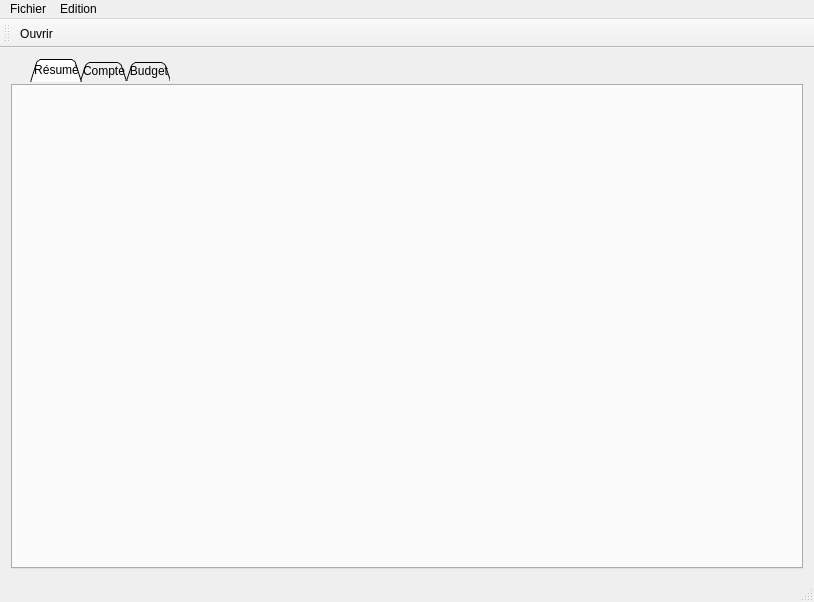
<?xml version="1.0" encoding="UTF-8"?>
<ui version="4.0">
 <class>MainWindow</class>
 <widget class="QMainWindow" name="MainWindow">
  <property name="geometry">
   <rect>
    <x>0</x>
    <y>0</y>
    <width>814</width>
    <height>602</height>
   </rect>
  </property>
  <property name="windowTitle">
   <string>MainWindow</string>
  </property>
  <widget class="QWidget" name="centralWidget">
   <layout class="QVBoxLayout" name="verticalLayout">
    <item>
     <widget class="QTabWidget" name="tabWidget">
      <property name="styleSheet">
       <string notr="true">
QTabBar::tab {
     background: qlineargradient(x1: 0, y1: 0, x2: 0, y2: 1,
                                 stop: 0 #E1E1E1, stop: 0.4 #DDDDDD,
                                 stop: 0.5 #D8D8D8, stop: 1.0 #D3D3D3);
     border: 1px solid #C4C4C3;
     border-bottom-color: #C2C7CB; /* same as the pane color */
     min-width: 20ex;
     padding: 2px;
	 margin-right: -2px;
	margin-top: 2px;
	margin-bottom: 5px;
 }

 QTabBar::tab:selected, QTabBar::tab:hover {
     background: qlineargradient(x1: 0, y1: 0, x2: 0, y2: 1,
                                 stop: 0 #fafafa, stop: 0.4 #f4f4f4,
                                 stop: 0.5 #e7e7e7, stop: 1.0 #fafafa);
 }

 QTabBar::tab:selected {
     border-color: #9B9B9B;
     border-bottom-color: #C2C7CB; 
	margin-top: 0px;
 }

QTabBar::tab:first{
border-top-left-radius: 10px;
margin-left: 20px;
}
QTabBar::tab:last{
border-top-right-radius: 10px;
}</string>
      </property>
      <property name="tabShape">
       <enum>QTabWidget::Triangular</enum>
      </property>
      <property name="currentIndex">
       <number>0</number>
      </property>
      <property name="elideMode">
       <enum>Qt::ElideNone</enum>
      </property>
      <widget class="QWidget" name="tabResume">
       <attribute name="title">
        <string>Résumé</string>
       </attribute>
      </widget>
      <widget class="QWidget" name="tabCompte">
       <attribute name="title">
        <string>Compte</string>
       </attribute>
       <layout class="QVBoxLayout" name="verticalLayout_2">
        <item>
         <widget class="QMdiArea" name="comptesArea">
          <property name="activationOrder">
           <enum>QMdiArea::CreationOrder</enum>
          </property>
          <property name="viewMode">
           <enum>QMdiArea::SubWindowView</enum>
          </property>
         </widget>
        </item>
        <item>
         <widget class="QFrame" name="compteBar">
          <property name="sizePolicy">
           <sizepolicy hsizetype="Preferred" vsizetype="Minimum">
            <horstretch>0</horstretch>
            <verstretch>0</verstretch>
           </sizepolicy>
          </property>
          <property name="minimumSize">
           <size>
            <width>0</width>
            <height>30</height>
           </size>
          </property>
          <property name="frameShape">
           <enum>QFrame::StyledPanel</enum>
          </property>
          <property name="frameShadow">
           <enum>QFrame::Sunken</enum>
          </property>
          <layout class="QHBoxLayout" name="horizontalLayout_4">
           <property name="leftMargin">
            <number>2</number>
           </property>
           <property name="topMargin">
            <number>2</number>
           </property>
           <property name="rightMargin">
            <number>2</number>
           </property>
           <property name="bottomMargin">
            <number>2</number>
           </property>
          </layout>
         </widget>
        </item>
       </layout>
      </widget>
      <widget class="QWidget" name="tabBudget">
       <attribute name="title">
        <string>Budget</string>
       </attribute>
       <layout class="QHBoxLayout" name="horizontalLayout_2">
        <item>
         <widget class="QSplitter" name="budgetSplitter">
          <property name="orientation">
           <enum>Qt::Horizontal</enum>
          </property>
          <widget class="QFrame" name="frame">
           <property name="minimumSize">
            <size>
             <width>250</width>
             <height>0</height>
            </size>
           </property>
           <property name="maximumSize">
            <size>
             <width>350</width>
             <height>16777215</height>
            </size>
           </property>
           <layout class="QVBoxLayout" name="verticalLayout_3" stretch="0,0">
            <item>
             <widget class="QToolBox" name="pages">
              <property name="sizePolicy">
               <sizepolicy hsizetype="Minimum" vsizetype="Preferred">
                <horstretch>0</horstretch>
                <verstretch>0</verstretch>
               </sizepolicy>
              </property>
              <property name="maximumSize">
               <size>
                <width>16777215</width>
                <height>16777215</height>
               </size>
              </property>
              <property name="currentIndex">
               <number>0</number>
              </property>
              <widget class="QWidget" name="pageBarre">
               <property name="geometry">
                <rect>
                 <x>0</x>
                 <y>0</y>
                 <width>241</width>
                 <height>201</height>
                </rect>
               </property>
               <attribute name="label">
                <string>Diagramme en Barre</string>
               </attribute>
               <layout class="QGridLayout" name="gridLayout" columnstretch="4,7">
                <item row="0" column="1">
                 <widget class="QComboBox" name="outTypeComboBox">
                  <item>
                   <property name="text">
                    <string>Maximum</string>
                   </property>
                  </item>
                  <item>
                   <property name="text">
                    <string>Somme dépensée</string>
                   </property>
                  </item>
                  <item>
                   <property name="text">
                    <string>Somme restante</string>
                   </property>
                  </item>
                 </widget>
                </item>
                <item row="0" column="0">
                 <widget class="QLabel" name="label_3">
                  <property name="text">
                   <string>Structure:</string>
                  </property>
                 </widget>
                </item>
                <item row="3" column="0">
                 <widget class="QLabel" name="label_4">
                  <property name="text">
                   <string>Interieur:</string>
                  </property>
                 </widget>
                </item>
                <item row="3" column="1">
                 <widget class="QComboBox" name="inTypeComboBox">
                  <item>
                   <property name="text">
                    <string> - Aucun -</string>
                   </property>
                  </item>
                  <item>
                   <property name="text">
                    <string>Somme dépensée</string>
                   </property>
                  </item>
                  <item>
                   <property name="text">
                    <string>Somme restante</string>
                   </property>
                  </item>
                 </widget>
                </item>
                <item row="7" column="0" colspan="2">
                 <spacer name="verticalSpacer">
                  <property name="orientation">
                   <enum>Qt::Vertical</enum>
                  </property>
                  <property name="sizeHint" stdset="0">
                   <size>
                    <width>20</width>
                    <height>40</height>
                   </size>
                  </property>
                 </spacer>
                </item>
                <item row="4" column="0" colspan="2">
                 <widget class="Line" name="line">
                  <property name="orientation">
                   <enum>Qt::Horizontal</enum>
                  </property>
                 </widget>
                </item>
                <item row="5" column="0" colspan="2">
                 <widget class="QGroupBox" name="groupBox">
                  <property name="title">
                   <string>Legende</string>
                  </property>
                 </widget>
                </item>
               </layout>
              </widget>
              <widget class="QWidget" name="pageCamembert">
               <property name="geometry">
                <rect>
                 <x>0</x>
                 <y>0</y>
                 <width>230</width>
                 <height>85</height>
                </rect>
               </property>
               <attribute name="label">
                <string>Camembert</string>
               </attribute>
               <layout class="QGridLayout" name="gridLayout_2">
                <item row="0" column="1">
                 <widget class="QComboBox" name="outTypeComboBox_2">
                  <item>
                   <property name="text">
                    <string>Maximum</string>
                   </property>
                  </item>
                  <item>
                   <property name="text">
                    <string>Somme dépensée</string>
                   </property>
                  </item>
                  <item>
                   <property name="text">
                    <string>Somme restante</string>
                   </property>
                  </item>
                 </widget>
                </item>
                <item row="2" column="0">
                 <widget class="QLabel" name="label_6">
                  <property name="text">
                   <string>Interieur</string>
                  </property>
                 </widget>
                </item>
                <item row="3" column="0" colspan="2">
                 <widget class="Line" name="line_2">
                  <property name="orientation">
                   <enum>Qt::Horizontal</enum>
                  </property>
                 </widget>
                </item>
                <item row="2" column="1">
                 <widget class="QComboBox" name="comboBox">
                  <item>
                   <property name="text">
                    <string> - Aucun -</string>
                   </property>
                  </item>
                  <item>
                   <property name="text">
                    <string>Somme dépensée</string>
                   </property>
                  </item>
                  <item>
                   <property name="text">
                    <string>Somme restante</string>
                   </property>
                  </item>
                 </widget>
                </item>
                <item row="0" column="0">
                 <widget class="QLabel" name="label_5">
                  <property name="text">
                   <string>Structure</string>
                  </property>
                 </widget>
                </item>
                <item row="4" column="0" colspan="2">
                 <spacer name="verticalSpacer_2">
                  <property name="orientation">
                   <enum>Qt::Vertical</enum>
                  </property>
                  <property name="sizeHint" stdset="0">
                   <size>
                    <width>20</width>
                    <height>40</height>
                   </size>
                  </property>
                 </spacer>
                </item>
               </layout>
              </widget>
              <widget class="QWidget" name="pageRubrique">
               <property name="geometry">
                <rect>
                 <x>0</x>
                 <y>0</y>
                 <width>100</width>
                 <height>30</height>
                </rect>
               </property>
               <attribute name="label">
                <string>Rubrique</string>
               </attribute>
              </widget>
             </widget>
            </item>
            <item>
             <widget class="QGroupBox" name="GroupBox">
              <property name="title">
               <string>Période</string>
              </property>
              <layout class="QVBoxLayout" name="verticalLayout_5">
               <item>
                <widget class="QCheckBox" name="checkBox">
                 <property name="text">
                  <string>Plusieurs mois</string>
                 </property>
                 <property name="checked">
                  <bool>true</bool>
                 </property>
                </widget>
               </item>
               <item>
                <layout class="QHBoxLayout" name="horizontalLayout">
                 <item>
                  <widget class="QLabel" name="label">
                   <property name="text">
                    <string>Début:</string>
                   </property>
                  </widget>
                 </item>
                 <item>
                  <widget class="QComboBox" name="startingMonth">
                   <property name="editable">
                    <bool>false</bool>
                   </property>
                   <item>
                    <property name="text">
                     <string>Janvier</string>
                    </property>
                   </item>
                   <item>
                    <property name="text">
                     <string>Fevrier</string>
                    </property>
                   </item>
                   <item>
                    <property name="text">
                     <string>Mars</string>
                    </property>
                   </item>
                   <item>
                    <property name="text">
                     <string>Avril</string>
                    </property>
                   </item>
                   <item>
                    <property name="text">
                     <string>Mai</string>
                    </property>
                   </item>
                   <item>
                    <property name="text">
                     <string>Juin</string>
                    </property>
                   </item>
                   <item>
                    <property name="text">
                     <string>Juillet</string>
                    </property>
                   </item>
                   <item>
                    <property name="text">
                     <string>Aout</string>
                    </property>
                   </item>
                   <item>
                    <property name="text">
                     <string>Septembre</string>
                    </property>
                   </item>
                   <item>
                    <property name="text">
                     <string>Octobre</string>
                    </property>
                   </item>
                   <item>
                    <property name="text">
                     <string>Novembre</string>
                    </property>
                   </item>
                   <item>
                    <property name="text">
                     <string>Décembre</string>
                    </property>
                   </item>
                  </widget>
                 </item>
                 <item>
                  <widget class="QSpinBox" name="startingYear">
                   <property name="minimum">
                    <number>2011</number>
                   </property>
                   <property name="maximum">
                    <number>2100</number>
                   </property>
                  </widget>
                 </item>
                </layout>
               </item>
               <item>
                <layout class="QHBoxLayout" name="horizontalLayout_3">
                 <item>
                  <widget class="QLabel" name="label_2">
                   <property name="text">
                    <string>Fin:</string>
                   </property>
                  </widget>
                 </item>
                 <item>
                  <widget class="QComboBox" name="startingMonth_2">
                   <property name="editable">
                    <bool>false</bool>
                   </property>
                   <item>
                    <property name="text">
                     <string>Janvier</string>
                    </property>
                   </item>
                   <item>
                    <property name="text">
                     <string>Fevrier</string>
                    </property>
                   </item>
                   <item>
                    <property name="text">
                     <string>Mars</string>
                    </property>
                   </item>
                   <item>
                    <property name="text">
                     <string>Avril</string>
                    </property>
                   </item>
                   <item>
                    <property name="text">
                     <string>Mai</string>
                    </property>
                   </item>
                   <item>
                    <property name="text">
                     <string>Juin</string>
                    </property>
                   </item>
                   <item>
                    <property name="text">
                     <string>Juillet</string>
                    </property>
                   </item>
                   <item>
                    <property name="text">
                     <string>Aout</string>
                    </property>
                   </item>
                   <item>
                    <property name="text">
                     <string>Septembre</string>
                    </property>
                   </item>
                   <item>
                    <property name="text">
                     <string>Octobre</string>
                    </property>
                   </item>
                   <item>
                    <property name="text">
                     <string>Novembre</string>
                    </property>
                   </item>
                   <item>
                    <property name="text">
                     <string>Décembre</string>
                    </property>
                   </item>
                  </widget>
                 </item>
                 <item>
                  <widget class="QSpinBox" name="spinBox">
                   <property name="minimum">
                    <number>2011</number>
                   </property>
                   <property name="maximum">
                    <number>2100</number>
                   </property>
                  </widget>
                 </item>
                </layout>
               </item>
               <item>
                <widget class="QCheckBox" name="perMonth">
                 <property name="text">
                  <string>Moyenne par mois</string>
                 </property>
                </widget>
               </item>
              </layout>
             </widget>
            </item>
           </layout>
          </widget>
          <widget class="QGraphicsView" name="budgetView">
           <property name="sizePolicy">
            <sizepolicy hsizetype="Expanding" vsizetype="Expanding">
             <horstretch>4</horstretch>
             <verstretch>0</verstretch>
            </sizepolicy>
           </property>
           <property name="minimumSize">
            <size>
             <width>0</width>
             <height>0</height>
            </size>
           </property>
           <property name="baseSize">
            <size>
             <width>0</width>
             <height>0</height>
            </size>
           </property>
          </widget>
         </widget>
        </item>
       </layout>
      </widget>
     </widget>
    </item>
   </layout>
  </widget>
  <widget class="QMenuBar" name="menuBar">
   <property name="geometry">
    <rect>
     <x>0</x>
     <y>0</y>
     <width>814</width>
     <height>20</height>
    </rect>
   </property>
   <widget class="QMenu" name="menuFichier">
    <property name="title">
     <string>Fichier</string>
    </property>
    <addaction name="actionNouveauProjet"/>
    <addaction name="actionOpen"/>
    <addaction name="actionSave"/>
    <addaction name="actionSaveAs"/>
    <addaction name="separator"/>
    <addaction name="actionQuitter"/>
   </widget>
   <widget class="QMenu" name="menuEdition">
    <property name="title">
     <string>Edition</string>
    </property>
    <addaction name="actionOptionProjet"/>
    <addaction name="separator"/>
    <addaction name="actionOption"/>
   </widget>
   <addaction name="menuFichier"/>
   <addaction name="menuEdition"/>
  </widget>
  <widget class="QStatusBar" name="statusBar"/>
  <widget class="QToolBar" name="mainToolBar">
   <property name="windowTitle">
    <string>toolBar</string>
   </property>
   <attribute name="toolBarArea">
    <enum>TopToolBarArea</enum>
   </attribute>
   <attribute name="toolBarBreak">
    <bool>false</bool>
   </attribute>
   <addaction name="actionOpen"/>
  </widget>
  <action name="actionQuitter">
   <property name="text">
    <string>Quitter</string>
   </property>
   <property name="shortcut">
    <string>Ctrl+Q</string>
   </property>
  </action>
  <action name="actionOpen">
   <property name="text">
    <string>Ouvrir</string>
   </property>
   <property name="shortcut">
    <string>Ctrl+O</string>
   </property>
  </action>
  <action name="actionSave">
   <property name="text">
    <string>Enregistrer</string>
   </property>
   <property name="shortcut">
    <string>Ctrl+S</string>
   </property>
  </action>
  <action name="actionOptionProjet">
   <property name="text">
    <string>Option Projet</string>
   </property>
  </action>
  <action name="actionNouveauProjet">
   <property name="text">
    <string>Nouveau Projet</string>
   </property>
  </action>
  <action name="actionOption">
   <property name="text">
    <string>Option GMoney</string>
   </property>
  </action>
  <action name="actionSaveAs">
   <property name="text">
    <string>Enregistrer Sous</string>
   </property>
   <property name="shortcut">
    <string>Ctrl+Shift+S</string>
   </property>
  </action>
 </widget>
 <layoutdefault spacing="6" margin="11"/>
 <resources/>
 <connections>
  <connection>
   <sender>actionQuitter</sender>
   <signal>triggered()</signal>
   <receiver>MainWindow</receiver>
   <slot>close()</slot>
   <hints>
    <hint type="sourcelabel">
     <x>-1</x>
     <y>-1</y>
    </hint>
    <hint type="destinationlabel">
     <x>425</x>
     <y>310</y>
    </hint>
   </hints>
  </connection>
  <connection>
   <sender>checkBox</sender>
   <signal>toggled(bool)</signal>
   <receiver>perMonth</receiver>
   <slot>setVisible(bool)</slot>
   <hints>
    <hint type="sourcelabel">
     <x>64</x>
     <y>462</y>
    </hint>
    <hint type="destinationlabel">
     <x>61</x>
     <y>542</y>
    </hint>
   </hints>
  </connection>
  <connection>
   <sender>checkBox</sender>
   <signal>toggled(bool)</signal>
   <receiver>startingMonth_2</receiver>
   <slot>setVisible(bool)</slot>
   <hints>
    <hint type="sourcelabel">
     <x>131</x>
     <y>461</y>
    </hint>
    <hint type="destinationlabel">
     <x>131</x>
     <y>505</y>
    </hint>
   </hints>
  </connection>
  <connection>
   <sender>checkBox</sender>
   <signal>toggled(bool)</signal>
   <receiver>spinBox</receiver>
   <slot>setVisible(bool)</slot>
   <hints>
    <hint type="sourcelabel">
     <x>198</x>
     <y>454</y>
    </hint>
    <hint type="destinationlabel">
     <x>201</x>
     <y>510</y>
    </hint>
   </hints>
  </connection>
  <connection>
   <sender>checkBox</sender>
   <signal>toggled(bool)</signal>
   <receiver>label_2</receiver>
   <slot>setVisible(bool)</slot>
   <hints>
    <hint type="sourcelabel">
     <x>45</x>
     <y>458</y>
    </hint>
    <hint type="destinationlabel">
     <x>45</x>
     <y>507</y>
    </hint>
   </hints>
  </connection>
  <connection>
   <sender>startingYear</sender>
   <signal>valueChanged(int)</signal>
   <receiver>spinBox</receiver>
   <slot>setValue(int)</slot>
   <hints>
    <hint type="sourcelabel">
     <x>201</x>
     <y>485</y>
    </hint>
    <hint type="destinationlabel">
     <x>201</x>
     <y>505</y>
    </hint>
   </hints>
  </connection>
 </connections>
</ui>
